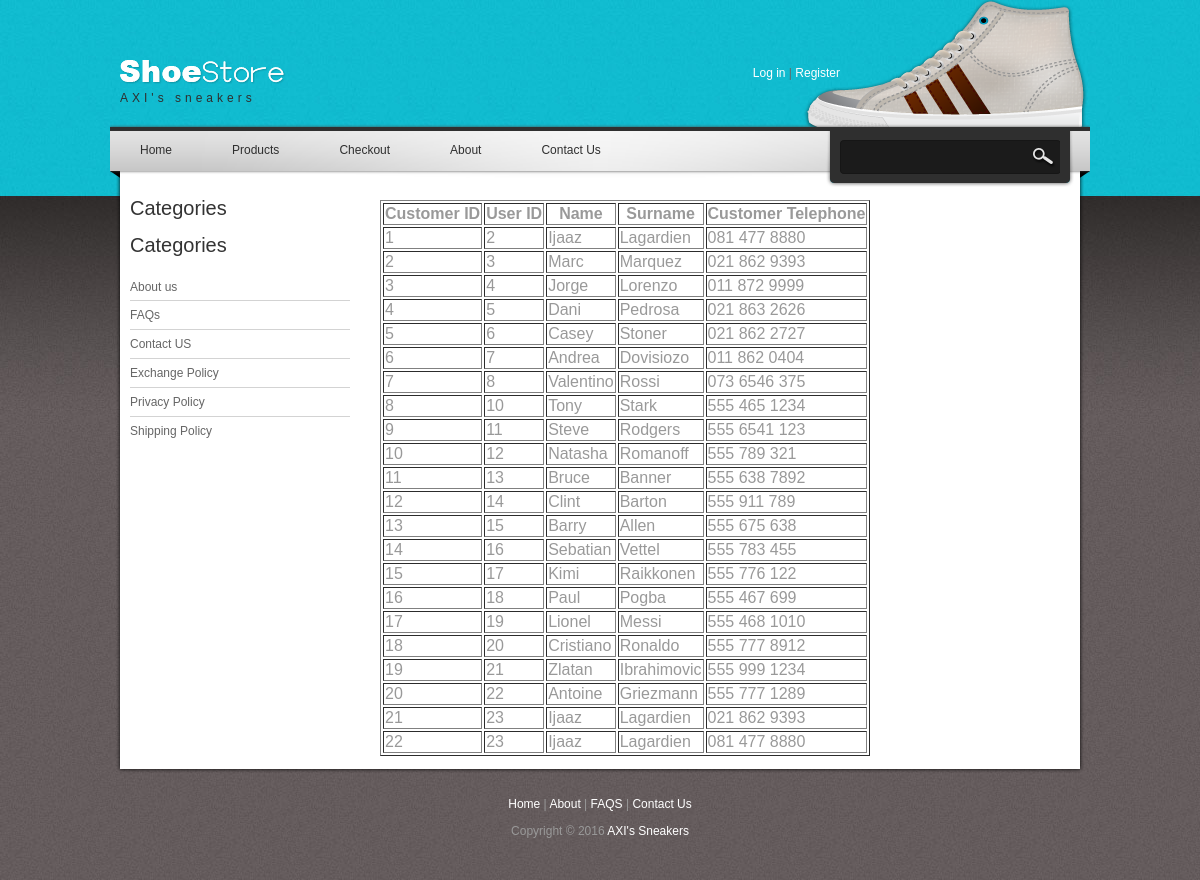
/webpages/admin/reports/customerreport.php, run on the app's committed database.
### tables this page shows
CREATE TABLE IF NOT EXISTS `customers` (
  `CustomerID` int(11) NOT NULL AUTO_INCREMENT,
  `UserID` int(11) NOT NULL,
  `CustomerName` varchar(25) NOT NULL,
  `CustomerSurname` varchar(25) NOT NULL,
  `CustomerTelephone` varchar(25) NOT NULL,
  PRIMARY KEY (`CustomerID`)
);

### classes/SqlFunctions.php (the view, shortened to what this page needs)
<?php
class SqlFunctions
{
    public function customerReport($conn)
    {
        $sqlStatement = "Select * from customers";
        $result = mysqli_query($conn,$sqlStatement);
        if(mysqli_num_rows($result) > 0)
        {
            echo "<table border='1'><tr><th>Customer ID</th><th>User ID</th><th>Name</th><th>Surname</th><th>Customer Telephone</th></tr>";
            while($row = mysqli_fetch_assoc($result))
            {
                echo "<tr><td>".$row["CustomerID"]."</td><td>".$row["UserID"]."</td><td>".$row["CustomerName"]."</td><td>".$row["CustomerSurname"]."</td><td>".$row["CustomerTelephone"]."</td></tr>";
            }
            echo "</table>";
        }
        else
        {
            echo "<p id='errors'>No results</p>";
        }
    }
}
?>

### css/style.css (style rules this page uses)
body { margin: 0; padding: 0; color: #999; font-family: Tahoma, Geneva, sans-serif; font-size: 12px; line-height: 1.4em; background: #665f5f url(../images/body.jpg) repeat; }

### data on the page
customers: CustomerID "1", UserID "2", CustomerName "Ijaaz", CustomerSurname "Lagardien", CustomerTelephone "081 477 8880"
customers: CustomerID "2", UserID "3", CustomerName "Marc", CustomerSurname "Marquez", CustomerTelephone "021 862 9393"
customers: CustomerID "3", UserID "4", CustomerName "Jorge", CustomerSurname "Lorenzo", CustomerTelephone "011 872 9999"
customers: CustomerID "4", UserID "5", CustomerName "Dani", CustomerSurname "Pedrosa", CustomerTelephone "021 863 2626"
customers: CustomerID "5", UserID "6", CustomerName "Casey", CustomerSurname "Stoner", CustomerTelephone "021 862 2727"
customers: CustomerID "6", UserID "7", CustomerName "Andrea", CustomerSurname "Dovisiozo", CustomerTelephone "011 862 0404"
customers: CustomerID "7", UserID "8", CustomerName "Valentino", CustomerSurname "Rossi", CustomerTelephone "073 6546 375"
customers: CustomerID "8", UserID "10", CustomerName "Tony", CustomerSurname "Stark", CustomerTelephone "555 465 1234"
customers: CustomerID "9", UserID "11", CustomerName "Steve", CustomerSurname "Rodgers", CustomerTelephone "555 6541 123"
customers: CustomerID "10", UserID "12", CustomerName "Natasha", CustomerSurname "Romanoff", CustomerTelephone "555 789 321"
customers: CustomerID "11", UserID "13", CustomerName "Bruce", CustomerSurname "Banner", CustomerTelephone "555 638 7892"
customers: CustomerID "12", UserID "14", CustomerName "Clint", CustomerSurname "Barton", CustomerTelephone "555 911 789"
customers: CustomerID "13", UserID "15", CustomerName "Barry", CustomerSurname "Allen", CustomerTelephone "555 675 638"
customers: CustomerID "14", UserID "16", CustomerName "Sebatian", CustomerSurname "Vettel", CustomerTelephone "555 783 455"
customers: CustomerID "15", UserID "17", CustomerName "Kimi", CustomerSurname "Raikkonen", CustomerTelephone "555 776 122"
customers: CustomerID "16", UserID "18", CustomerName "Paul", CustomerSurname "Pogba", CustomerTelephone "555 467 699"
customers: CustomerID "17", UserID "19", CustomerName "Lionel", CustomerSurname "Messi", CustomerTelephone "555 468 1010"
customers: CustomerID "18", UserID "20", CustomerName "Cristiano", CustomerSurname "Ronaldo", CustomerTelephone "555 777 8912"
customers: CustomerID "19", UserID "21", CustomerName "Zlatan", CustomerSurname "Ibrahimovic", CustomerTelephone "555 999 1234"
customers: CustomerID "20", UserID "22", CustomerName "Antoine", CustomerSurname "Griezmann", CustomerTelephone "555 777 1289"
customers: CustomerID "21", UserID "23", CustomerName "Ijaaz", CustomerSurname "Lagardien", CustomerTelephone "021 862 9393"
customers: CustomerID "22", UserID "23", CustomerName "Ijaaz", CustomerSurname "Lagardien", CustomerTelephone "081 477 8880"
